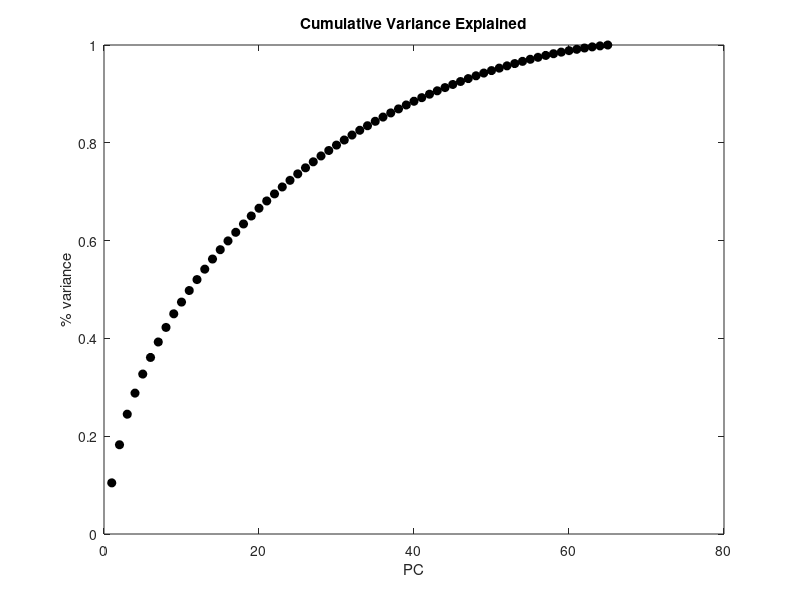

This figure's MATLAB source: (Note: this script raises an error after producing the figure.)

%%%%%%%% PLOTTING Figure 3A
%%%%%%% Single-event population activity vectors (all cells from all regions, summed spike counts, -500 to +1000ms) 
%%%%%%% in the space of first three principal components, cluster by gesture-type 
%%%%%%% Input is nTrials x nCells , 
%%%%%%%   where each entry is # of spikes within a trial
%%%%%%%  Each point in state-space is a trial 
%%%%%%%
%%%%%%% data.allCellsPerTrialSpikeCount contains summed spike counts;  nTrials x nCells 
%%%%%%  data.allTrials contains which categorical gesture occured, nTrials
%%%%%% 
% written GRI 250911

clear all ; 
data = load('matfiles/Fig3A_Supp_AllMotor.mat'); % change input file to examine plots from Supplementary Figures
sqrtFlag = 0;
centerOnlyFlag = 0; % ONLY mean center input to PCA (dont divide by std)
centerNormalizeFlag = 1; % normalize cells/variables by their variance in addition to mean-centering (PCA on correlation matrix)    

allCellsPerTrialSpikeCount = data.allCellsPerTrialSpikeCount;
allTrials = data.allTrials;
bhvs2plot = data.bhvs2plot;
taxis = data.ax; 

% Single-Trial PCA 
% Input is nTrials x nCells , 
%    where each entry is # of spikes within a trial
%  Each point in state-space is a TRIAL 

if centerOnlyFlag
     [coeff,score,latent, ~] = pca(allCellsPerTrialSpikeCount); % centering (subtract column/cell means) done automatically by pca()
     neuralInput = allCellsPerTrialSpikeCount - mean(allCellsPerTrialSpikeCount); %for plotting only, later
elseif centerNormalizeFlag
     [coeff,score,latent, ~] = pca(allCellsPerTrialSpikeCount,'VariableWeights', 'variance'); 
     neuralInput = (allCellsPerTrialSpikeCount - mean(allCellsPerTrialSpikeCount)) ./ std(allCellsPerTrialSpikeCount,[],1);
elseif sqrtFlag 
    [coeff,score,latent, ~] = pca(sqrt(allCellsPerTrialSpikeCount)); 
    neuralInput = sqrt(allCellsPerTrialSpikeCount);
else
    [coeff,score,latent, ~] = pca(allCellsPerTrialSpikeCount,'Centered','off');
    neuralInput = allCellsPerTrialSpikeCount;
    disp('performing PCA on uncentered, non-normalized data!')
end


% explained variance 
explained = latent/sum(latent);

% eigenvalues 
figure; 
plot(cumsum(latent/sum(latent)), 'ok','MarkerFaceColor','k') 
xlabel('PC'); ylabel('% variance'); xlim([0 80]);
title('Cumulative Variance Explained');

% plot perTrial data projected onto first 3 PCs 
%%
[~,~,id] = unique(allTrials.trialType);
colors = 'rbgck';
markers = 'osd*.';
plotFig = figure; plotFig.Position = [476    92   946   774];

for idx = 1:length(unique(allTrials.trialType))'
    dat2plot = score(allTrials.trialType == bhvs2plot(idx),:);
    scat(idx) = scatter3(dat2plot(:,1), dat2plot(:,2), dat2plot(:,3), 500, [colors(idx) markers(idx)], 'filled',...
        'MarkerFaceAlpha', 0.5,'MarkerEdgeColor',colors(idx),'linew',2);
    hold on;
end
xlabel('Neural PC1')
ylabel('Neural PC2')
zlabel('Neural PC3')
title(['Single Trials of Facial Gesture ']); 
legend('Threat','Lipsmack','Chew')

% % figure; imagesc(allCellsPerTrialSpikeCount'); colormap(jet); ylabel('cell'); xlabel('trial#'); 
% % colorbar;
% % xticks(1:length(allTrials.trialType));
% % xticklabels(allTrials.trialType);
% % yticks(1:size(allCellsPerTrialSpikeCount,2));
% % yticklabels(spikeLabels);
% % title('spikes PER trial, per Cell ')
% % 
% % 
% % figure; imagesc(neuralInput'); colormap(jet); ylabel('cell'); xlabel('trial#'); 
% % colorbar;
% % xticks(1:length(allTrials.trialType));
% % xticklabels(allTrials.trialType);
% % yticks(1:size(allCellsPerTrialSpikeCount,2));
% % yticklabels(spikeLabels);
% % title('spikes PER trial per cell, PREPROC INPUT ')
% % 
% % % % plot FR vs loadings to see if highFR neurons determine own PCs
% % figure;
% % subplot(1,2,1); plot(bin.meanFRs(bin.meanFRs >= threshlowFR), coeff(:,1), 'o'); grid; xlabel('meanFR'); ylabel('loadings on PC1')
% % [rho1, pval1] = corr(bin.meanFRs(bin.meanFRs >= threshlowFR)', coeff(:,1));
% % subplot(1,2,2); plot(bin.meanFRs(bin.meanFRs >= threshlowFR), coeff(:,2), 'o'); grid; xlabel('meanFR'); ylabel('loadings on PC2')
% % [rho2, pval2] = corr(bin.meanFRs(bin.meanFRs >= threshlowFR)', coeff(:,2));
% % sgtitle('Mean FRs vs. loadings on PC1, PC2')
% % 
% 
% % loadings of each neuron on each PC
%  figure; imagesc(coeff(:,1:5));  colorbar; colormap(bluewhitered)
%  ax = gca; 
%  ax.FontSize = 10;
%  yticks(1:size(allCellsPerTrialSpikeCount,2));
%  yticklabels(data.spikeLabels2plot);
%  xticks(1:5)
%  xlabel('PC','FontSize',18); ylabel('Cell ID','FontSize',18);
%  title('PC Loadings are Distributed Across Cells','FontSize',22)
% 

ax = gca;
set(ax, 'CameraPosition',  [-84.9252  76.9082  48.6309], ...
        'CameraTarget',    [2.5 2.5 0], ...
        'CameraUpVector',  [0 0 1], ...
        'CameraViewAngle', 10.18);
drawnow; 
set(ax, 'CameraPositionMode','auto', ...
        'CameraTargetMode','auto', ...
        'CameraUpVectorMode','auto', ...
        'CameraViewAngleMode','auto');

rotate3d(ax, 'on');     
